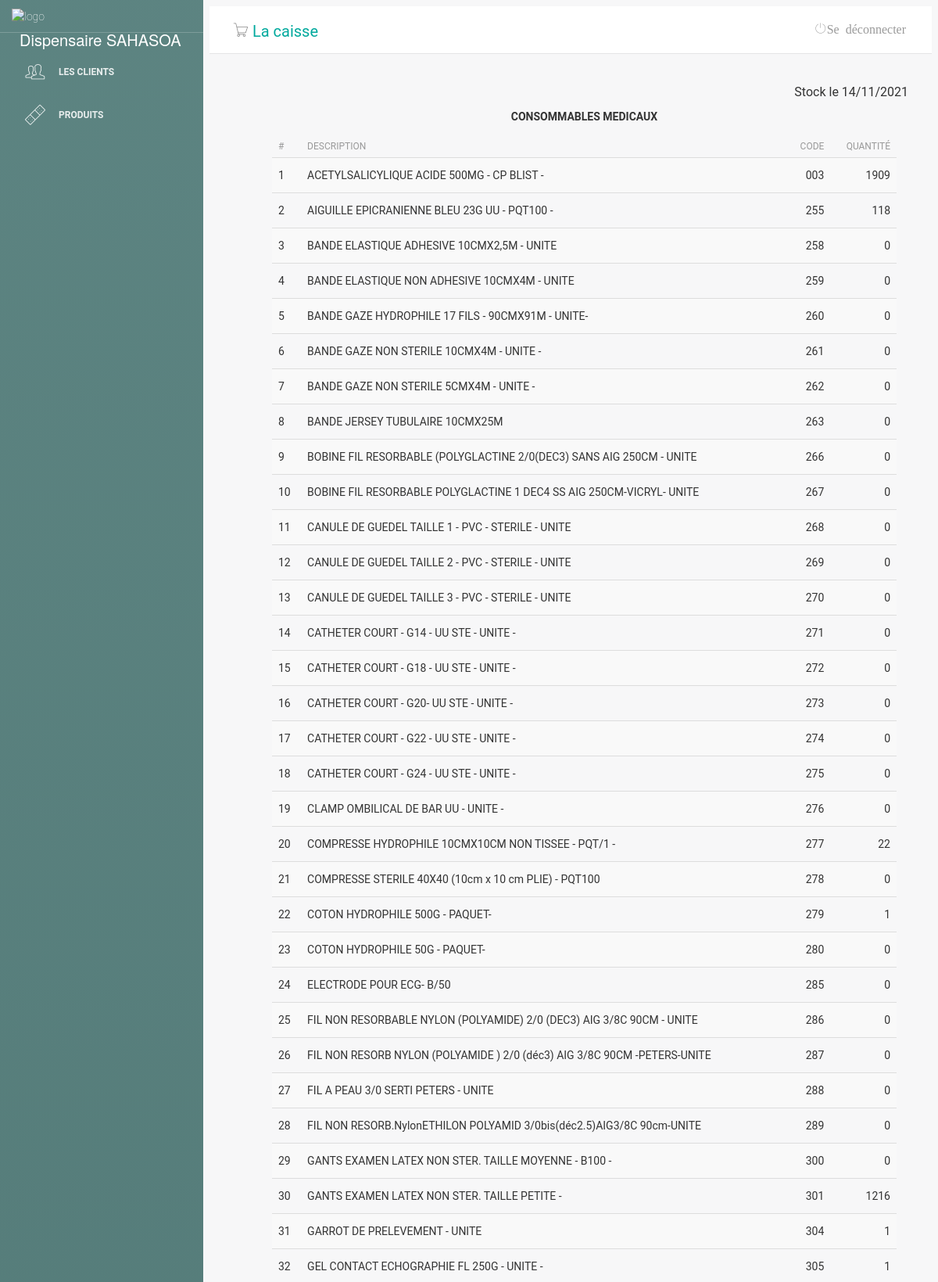
Page /main.php?pg=inventory (upper part) on the committed database.
### tables this page shows
CREATE TABLE "tb_produtos" (
	"id"	INTEGER,
	"descricao"	TEXT,
	"codInterno"	TEXT,
	"codBarras"	TEXT,
	"fornecedor"	INTEGER,
	"custo"	INTEGER,
	"venda"	INTEGER,
	"principio"	TEXT,
	"quantidade"	INTEGER,
	"benefice"	INTEGER,
	PRIMARY KEY("id" AUTOINCREMENT)
);

### inventory.php (the view)
<?php
include('classes/Mysql.php');
$date = date('m/d/y');
$date2 = date_parse("$date");
$jour = $date2['day'];
$mois = $date2['month'];
$annee = $date2['year'];
?>
<div class="lista-cliente">
    <h5 style="text-align:right;">Stock le <?= $jour . "/" . $mois . "/" . $annee ?></h5>
    <?php
    $sql = $db->prepare("SELECT principio FROM `tb_produtos`");
    $sql->execute();
    $reg = $sql->fetchAll();
    $reg = array_unique(array_column($reg, 'principio'));
    foreach ($reg as $value2) {
        $types = strtoupper($value2);
        echo "<h6 style='text-align:center;'>$types</h6>";
        $sql = $db->prepare("SELECT * FROM `tb_produtos` WHERE principio = '$value2'");
        $sql->execute();
        $produtos = $sql->fetchAll();
        $count = 0;
    ?>
        <div class="table-responsive col-md-12">
            <table class="table table-striped" cellspacing="0" cellpadding="0">
                <thead>
                    <tr>
                        <th>#</th>
                        <th>Description</th>
                        <th style="text-align:right">Code</th>
                        <th style="text-align:right">Quantité</th>
                    </tr>
                </thead>
                <tbody>
                    <tr>
                        <?php foreach ($produtos as $value) :
                        $count++;
                            ?>
                            <td><?php echo $count ?></td>
                            <td style="min-width: 490px;"><?php echo $value['descricao'] ?></td>
                            <td style="text-align:right"><?php echo $value['codInterno'] ?></td>
                            <td style="text-align:right"><?php echo $value['quantidade'] ?></td>
                    </tr>
                <?php endforeach; ?>
                </tbody>
            </table>
        </div>
    <?php
    }
    ?>
</div>

### css/style.css (style rules this page uses)
.lista-cliente { margin-left: 50px; }

### rows in the picture
tb_produtos: descricao "ACETYLSALICYLIQUE ACIDE 500MG - CP BLIST -", codInterno "003", quantidade "1909"
tb_produtos: descricao "AIGUILLE EPICRANIENNE BLEU 23G UU - PQT100 -", codInterno "255", quantidade "118"
tb_produtos: descricao "BANDE ELASTIQUE ADHESIVE 10CMX2,5M - UNITE", codInterno "258", quantidade "0"
tb_produtos: descricao "BANDE ELASTIQUE NON ADHESIVE 10CMX4M - UNITE", codInterno "259", quantidade "0"
tb_produtos: descricao "BANDE GAZE HYDROPHILE 17 FILS - 90CMX91M - UNITE-", codInterno "260", quantidade "0"
tb_produtos: descricao "BANDE GAZE NON STERILE 10CMX4M - UNITE -", codInterno "261", quantidade "0"
tb_produtos: descricao "BANDE GAZE NON STERILE 5CMX4M - UNITE -", codInterno "262", quantidade "0"
tb_produtos: descricao "BANDE JERSEY TUBULAIRE 10CMX25M", codInterno "263", quantidade "0"
tb_produtos: descricao "BOBINE FIL RESORBABLE (POLYGLACTINE 2/0(DEC3) SANS AIG 250CM - UNITE", codInterno "266", quantidade "0"
tb_produtos: descricao "BOBINE FIL RESORBABLE POLYGLACTINE 1 DEC4 SS AIG 250CM-VICRYL- UNITE", codInterno "267", quantidade "0"
tb_produtos: descricao "CANULE DE GUEDEL TAILLE 1 - PVC - STERILE - UNITE", codInterno "268", quantidade "0"
tb_produtos: descricao "CANULE DE GUEDEL TAILLE 2 - PVC - STERILE - UNITE", codInterno "269", quantidade "0"
tb_produtos: descricao "CANULE DE GUEDEL TAILLE 3 - PVC - STERILE - UNITE", codInterno "270", quantidade "0"
tb_produtos: descricao "CATHETER COURT - G14 - UU STE - UNITE -", codInterno "271", quantidade "0"
tb_produtos: descricao "CATHETER COURT - G18 - UU STE - UNITE -", codInterno "272", quantidade "0"
tb_produtos: descricao "CATHETER COURT - G20- UU STE - UNITE -", codInterno "273", quantidade "0"
tb_produtos: descricao "CATHETER COURT - G22 - UU STE - UNITE -", codInterno "274", quantidade "0"
tb_produtos: descricao "CATHETER COURT - G24 - UU STE - UNITE -", codInterno "275", quantidade "0"
tb_produtos: descricao "CLAMP OMBILICAL DE BAR UU - UNITE -", codInterno "276", quantidade "0"
tb_produtos: descricao "COMPRESSE HYDROPHILE 10CMX10CM NON TISSEE - PQT/1 -", codInterno "277", quantidade "22"
tb_produtos: descricao "COMPRESSE STERILE 40X40 (10cm x 10 cm PLIE) - PQT100", codInterno "278", quantidade "0"
tb_produtos: descricao "COTON HYDROPHILE 500G - PAQUET-", codInterno "279", quantidade "1"
tb_produtos: descricao "COTON HYDROPHILE 50G - PAQUET-", codInterno "280", quantidade "0"
tb_produtos: descricao "ELECTRODE POUR ECG- B/50", codInterno "285", quantidade "0"
tb_produtos: descricao "FIL NON RESORBABLE NYLON (POLYAMIDE) 2/0 (DEC3) AIG 3/8C 90CM - UNITE", codInterno "286", quantidade "0"
tb_produtos: descricao "FIL NON RESORB NYLON (POLYAMIDE ) 2/0 (déc3) AIG 3/8C 90CM -PETERS-UNITE", codInterno "287", quantidade "0"
tb_produtos: descricao "FIL A PEAU 3/0 SERTI PETERS - UNITE", codInterno "288", quantidade "0"
tb_produtos: descricao "FIL NON RESORB.NylonETHILON POLYAMID 3/0bis(déc2.5)AIG3/8C 90cm-UNITE", codInterno "289", quantidade "0"
tb_produtos: descricao "GANTS EXAMEN LATEX NON STER. TAILLE MOYENNE - B100 -", codInterno "300", quantidade "0"
tb_produtos: descricao "GANTS EXAMEN LATEX NON STER. TAILLE PETITE -", codInterno "301", quantidade "1216"
tb_produtos: descricao "GARROT DE PRELEVEMENT - UNITE", codInterno "304", quantidade "1"
tb_produtos: descricao "GEL CONTACT ECHOGRAPHIE FL 250G - UNITE -", codInterno "305", quantidade "1"

### other values in the picture
$jour "14"
$mois "11"
$annee "2021"
$types "CONSOMMABLES MEDICAUX"
